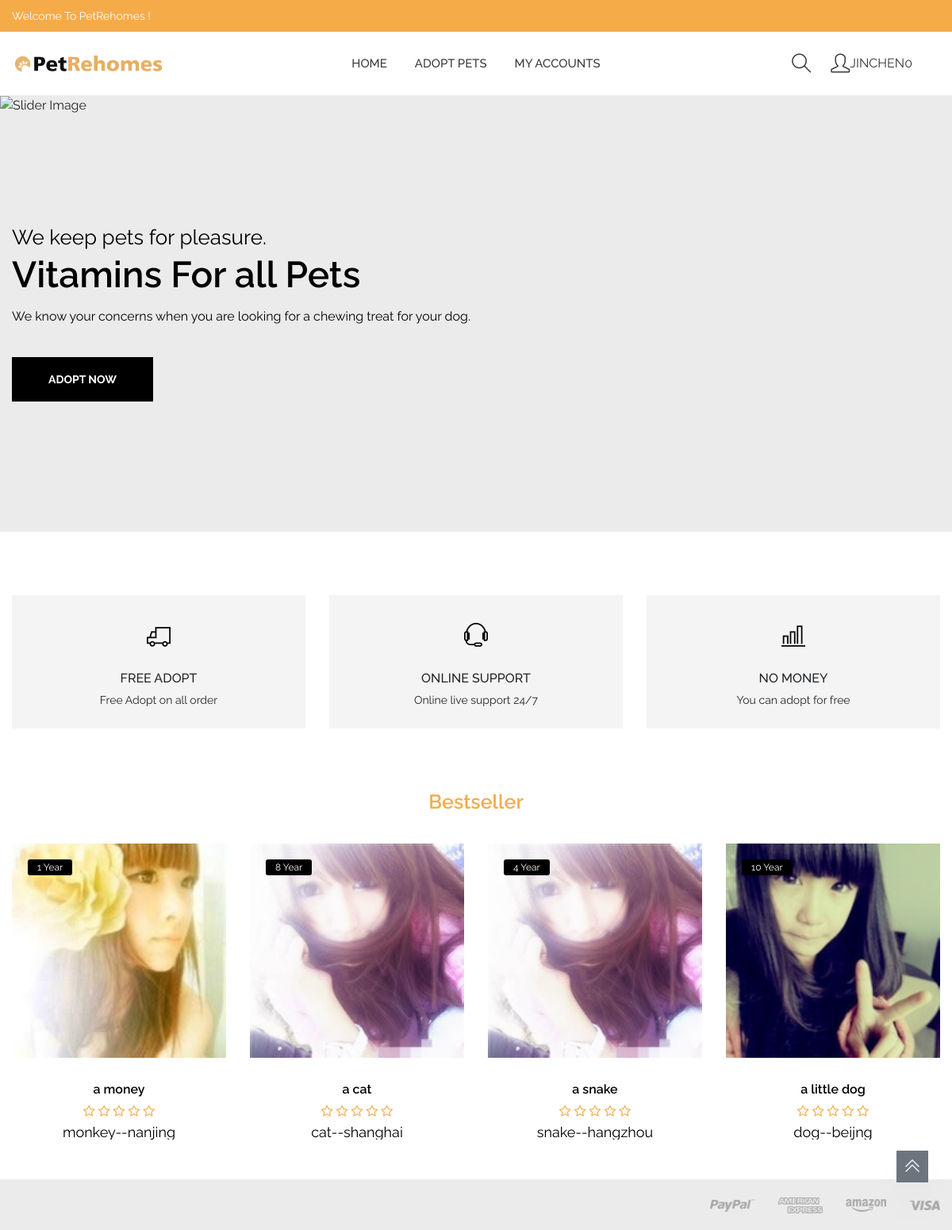
/index (signed in), run on the app's committed database.
### accounts/models.py (models this page shows, shortened)
class UserProfile(AbstractUser):
    mpassword = models.CharField(verbose_name='mpassword', blank=True, null=True, max_length=200, default="")
    mobile = models.CharField(verbose_name='mobile', blank=True, null=True, max_length=200, default="")
    class Meta:
        ordering = ['-id']
        verbose_name = 'user manage'
        verbose_name_plural = verbose_name

### pets/models.py (models this page shows)
class PetsInfo(models.Model):
    CHOICES = (
        ('0', 'release'),
        ('1', 'adopted person selected'),
        ('2', 'adopted'),
    )
    user = models.ForeignKey(UserProfile, on_delete=models.CASCADE)
    showimg = models.ImageField(blank=True, null=True, verbose_name='show image', upload_to="image/")
    name = models.CharField(max_length=1024, verbose_name="name")
    intro = RichTextUploadingField(verbose_name="introduce")
    area = models.CharField(max_length=1024, verbose_name="area")
    atype = models.ForeignKey(PetsType, verbose_name="type", on_delete=models.CASCADE)
    age = models.IntegerField(verbose_name='age', default=0)
    status = models.CharField(max_length=1024, verbose_name="status", default="0", choices=CHOICES)
    updated = models.DateTimeField(auto_now=True, verbose_name='updated')
    create_time = models.DateTimeField(auto_now_add=True, verbose_name='create_time')
    class Meta:
        verbose_name = 'PetsInfo'
        verbose_name_plural = 'PetsInfo'
    def __str__(self):
        return self.name

class PetsType(models.Model):
    name = models.CharField(max_length=1024, verbose_name="type name")
    updated = models.DateTimeField(auto_now=True, verbose_name='modify')
    create_time = models.DateTimeField(auto_now_add=True, verbose_name='created')
    class Meta:
        verbose_name = 'PetsType'
        verbose_name_plural = 'PetsType'
    def __str__(self):
        return self.name

### pets/views.py (the view)
# urls.py: path("index", index, name="index"),
@login_required
def index(request):
    try:
        recommends = PetsInfo.objects.order_by('?')[:4]
        print(recommends)
    except Exception as e:
        print(e)
    return render(request, "index.html", locals())

### templates/index.html (shortened to what this page needs)
{% extends 'base.html' %}
{% load static %}
{% block content %}
    <div class="section">
        <div class="hero-slider swiper-container">
            <div class="swiper-wrapper">
                <div class="hero-slide-item swiper-slide">
                    <div class="hero-slide-bg">
                        <img src="/static/images/slider/slider1-1.png" alt="Slider Image" />
                    </div>
                    <div class="container">
                        <div class="hero-slide-content text-start">
                            <h5 class="sub-title">We keep pets for pleasure.</h5>
                            <h2 class="title m-0">Vitamins For all Pets</h2>
                            <p class="ms-0">We know your concerns when you are looking for a chewing treat for your dog.</p>
                            <a href="/pets" class="btn btn-dark btn-hover-primary">Adopt Now</a>
                        </div>
                    </div>
                </div>
                <div class="hero-slide-item swiper-slide">
                    <div class="hero-slide-bg">
                    </div>
                    <div class="container">
                        <div class="hero-slide-content text-center text-md-end">
                        </div>
                    </div>
                </div>
            </div>
        </div>
    </div>
    <div class="section section-padding">
        <div class="container">
            <div class="row row-cols-1 row-cols-sm-2 row-cols-md-3 m-b-n30">
                <div class="col m-b-30" data-aos="fade-up" data-aos-duration="1000">
                    <div class="single-cta-wrapper">
                        <div class="cta-icon">
                            <i class="ti-truck"></i>
                        </div>
                        <div class="cta-content">
                            <h4 class="title">Free Adopt</h4>
                            <p>Free Adopt on all order</p>
                        </div>
                    </div>
                </div>
                <div class="col m-b-30" data-aos="fade-up" data-aos-duration="1100">
                    <div class="single-cta-wrapper">
                        <div class="cta-icon">
                            <i class="ti-headphone-alt"></i>
                        </div>
                        <div class="cta-content">
                            <h4 class="title">Online Support</h4>
                            <p>Online live support 24/7</p>
                        </div>
                    </div>
                </div>
                <div class="col m-b-30" data-aos="fade-up" data-aos-duration="1200">
                    <div class="single-cta-wrapper">
                        <div class="cta-icon">
                            <i class="ti-bar-chart"></i>
                        </div>
                        <div class="cta-content">
                            <h4 class="title">No Money</h4>
                            <p>You can adopt for free</p>
                        </div>
                    </div>
                </div>
            </div>
        </div>
    </div>
    <div class="section position-relative">
        <div class="container">
            <div class="row" data-aos="fade-up" data-aos-duration="1000">
                <div class="col-12">
                    <ul class="product-tab-nav nav justify-content-center m-b-n15 p-b-40 title-border-bottom">
                        <li class="nav-item m-b-15"><a class="nav-link active" data-bs-toggle="tab" href="#tab-product-all">Bestseller</a></li>
                    </ul>
                </div>
            </div>
            <div class="row" data-aos="fade-up" data-aos-duration="1100">
                <div class="col-12">
                    <div class="tab-content">
                        <div class="tab-pane fade show active" id="tab-product-all">
                            <div class="row m-b-n40">
                                {% for rec in recommends %}
                                    <div class="col-12 col-sm-6 col-lg-3 product-wrapper m-b-40">
                                        <div class="product">
                                            <div class="thumb">
                                                <a href="/detail?id={{ rec.id }}" class="image">
                                                    <img class="fit-image" src="/media/{{ rec.showimg }}" alt="Product" />
                                                </a>
                                                <span class="badges">
                                                <span class="sale">{{ rec.age }} year</span>
                                                </span>
                                            </div>
                                            <div class="content">
                                                <h5 class="title"><a href="/detail?id={{ rec.id }}">{{ rec.name }}</a></h5>
                                                <span class="rating">
                                                <i class="fa fa-star-o"></i>
                                                <i class="fa fa-star-o"></i>
                                                <i class="fa fa-star-o"></i>
                                                <i class="fa fa-star-o"></i>
                                                <i class="fa fa-star-o"></i>
                                            </span>
                                                <span class="price">
                                                <span class="new">{{ rec.atype }}--</span>
                                                <span class="new">{{ rec.area }}</span>
                                                </span>
                                            </div>
                                        </div>
                                    </div>
                                {% endfor %}
                            </div>
                        </div>
                    </div>
                </div>
            </div>
        </div>
    </div>
{% endblock %}

### templates/base.html (shortened to what this page needs)
<!DOCTYPE html>
<html lang="en">
<head>
    <link rel="stylesheet" href="/static/css/vendor/vendor.min.css">
    <link rel="stylesheet" href="/static/css/plugins/plugins.min.css">
    <link rel="stylesheet" href="/static/css/style.min.css">
</head>
<body>
    <div class="header section">
        <div class="header-top bg-name-primary">
            <div class="container">
                <div class="row align-items-center">
                    <div class="col-12 col-lg-6">
                        <div class="header-top-msg-wrapper">
                            <p class="header-top-message">Welcome To PetRehomes !</p>
                        </div>
                    </div>
                </div>
            </div>
        </div>
        <div class="header-bottom">
            <div class="header-sticky">
                <div class="container">
                    <div class="row align-items-center position-relative">
                        <div class="col-lg-3 col-md-4 col-6">
                            <div class="header-logo">
                                <a href="/"><img src="/static/images/logo/logo.jpg" alt="Site Logo" /></a>
                            </div>
                        </div>
                        <div class="col-lg-6 d-none d-lg-block">
                            <div class="main-menu">
                                <ul>
                                    <li><a href="/">Home</a></li>
                                    <li><a href="/pets">Adopt pets</a></li>
                                    <li><a href="/my_info">My Accounts</a></li>
                                </ul>
                            </div>
                        </div>
                        <div class="col-lg-3 col-md-8 col-6">
                            <div class="header-actions">
                                <div class="header-action-btn header-action-btn-search d-none d-md-flex">
                                    <div class="action-execute">
                                        <a class="action-search-open" href="javascript:void(0)"><i class="icon-magnifier icons"></i></a>
                                    </div>
                                </div>
                                <a href="/my_info" class="header-action-btn header-action-btn-wishlist">
                                    <i class="icon-user icons"></i>
                                    {% if request.user.username %}
                                        {{ request.user.username }}
                                    {% endif %}
                                </a>
                                <div class="header-action-btn header-action-btn-cart d-none d-sm-flex">
                                </div>
                            </div>
                        </div>
                    </div>
                </div>
            </div>
        </div>
    </div>
    {% block content %}{% endblock %}
    <footer class="section footer-section" style="margin-top: 50px">
        <div class="footer-bottom bg-name-light p-t-20 p-b-20">
            <div class="container">
                <div class="row align-items-center m-b-n20">
                    <div class="col-md-6 text-center text-md-end order-1 order-md-2 m-b-20">
                        <div class="payment">
                            <a href="#/">
                                <img class="fit-image" src="/static/images/payment/payment_large.png" alt="Payment">
                            </a>
                        </div>
                    </div>
                </div>
            </div>
        </div>
    </footer>
    <a href="#" class="scroll-top show" id="scroll-top">
        <i class="arrow-top ti-angle-double-up"></i>
    </a>
</body>
</html>

### data on the page
UserProfile: user.username "JINCHEN0"
PetsInfo: showimg (picture), age "1", name "a money", atype "monkey", area "nanjing"
PetsInfo: showimg (picture), age "8", name "a cat", atype "cat", area "shanghai"
PetsInfo: showimg (picture), age "4", name "a snake", atype "snake", area "hangzhou"
PetsInfo: showimg (picture), age "10", name "a little dog", atype "dog", area "beijng"
